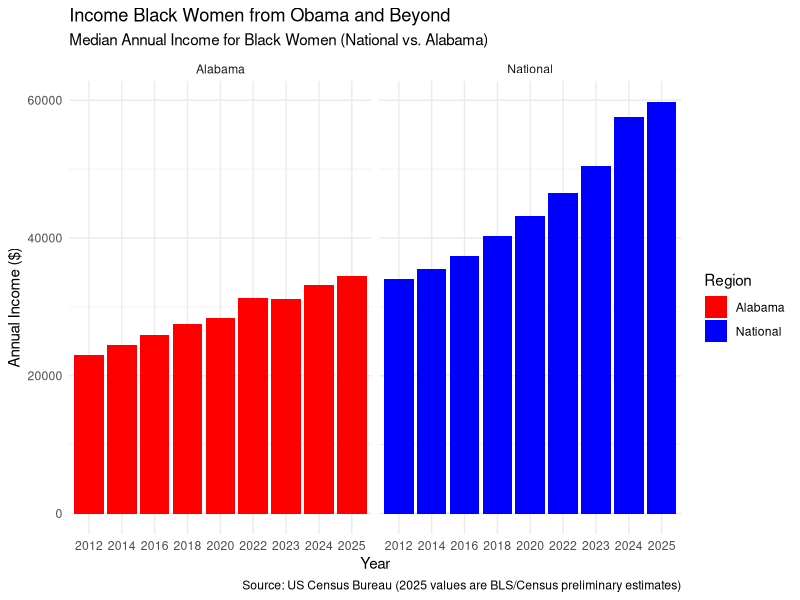

This chart was generated by the following R code:
## ---- chunk 1
# 1. Load the library we need for plotting
library(ggplot2)
## ---- chunk 2
# 2 Manually enter the data you would like to analyze
comparison_data <- data.frame(
  Year = rep(c(2012, 2014, 2016, 2018, 2020, 2022, 2023, 2024, 2025), each = 2),
  Region = rep(c("National", "Alabama"), times = 9),
  Income = c(
    34089, 23011, # 2012
    35439, 24430, # 2014
    37365, 25980, # 2016
    40251, 27500, # 2018
    43256, 28410, # 2020
    46532, 31238, # 2022
    50470, 31125, # 2023
    57520, 33200, # 2024 
    59800, 34500  # 2025 (Est)
  )
)
## ---- chunk 3
# Create your plot
ggplot(comparison_data, aes(x = factor(Year), y = Income, fill = Region)) +
  geom_col() + 
  facet_wrap(~Region) + 
  theme_minimal() +
  scale_fill_manual(values = c("Alabama" = "red", "National" = "blue")) +
  labs(
    title = "Income Black Women from Obama and Beyond",
    subtitle = "Median Annual Income for Black Women (National vs. Alabama)",
    x = "Year",
    y = "Annual Income ($)",
    caption = "Source: US Census Bureau (2025 values are BLS/Census preliminary estimates)"
  )
